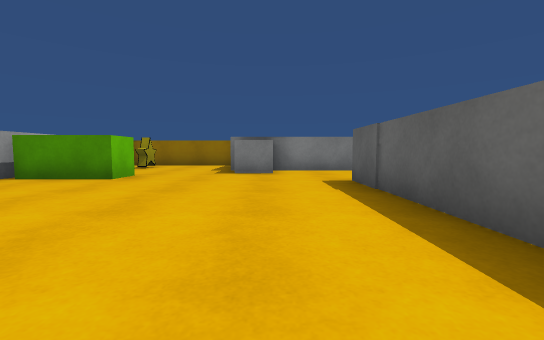
view 1 (above)

16 first-person views from a walk through a 3-D level made in the Unity game engine. The camera is 0.58 m above the floor, tilts 4° down and sees 90° across. The floor is counted in squares, 1 m on a side. Each view is taken from the middle of a square. On the plan, view 1 faces up. The plan holds only what a view shows up to about 9 squares ahead; the rest is blank. The place goes on beyond the plan. The player character is not drawn. Surface patterns are stand-ins for the level's own textures.

view 2
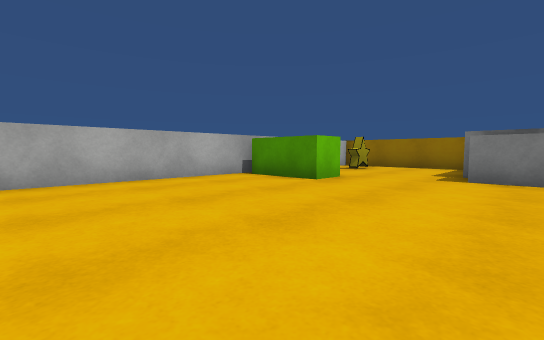

view 3
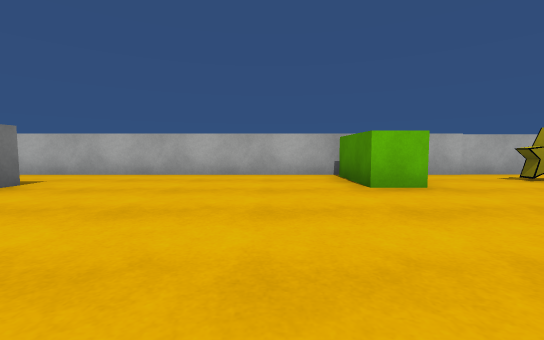

view 4
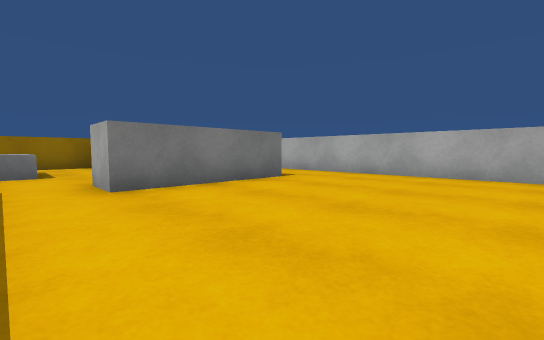

view 5
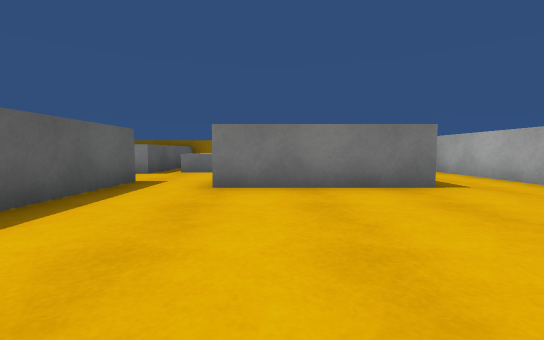

view 6
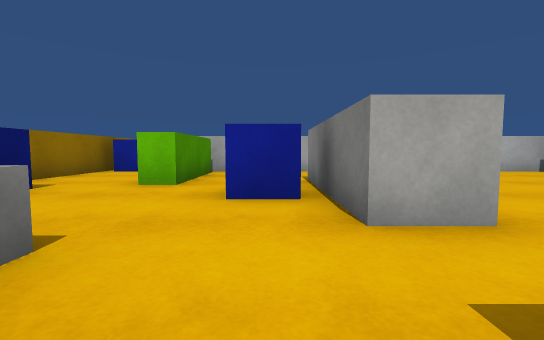

view 7
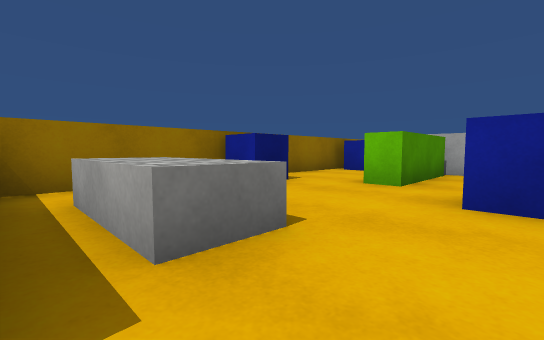

view 8
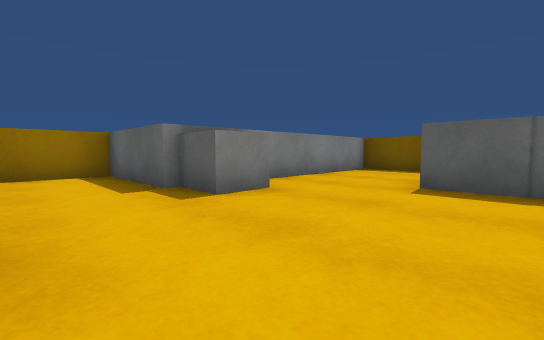

view 9
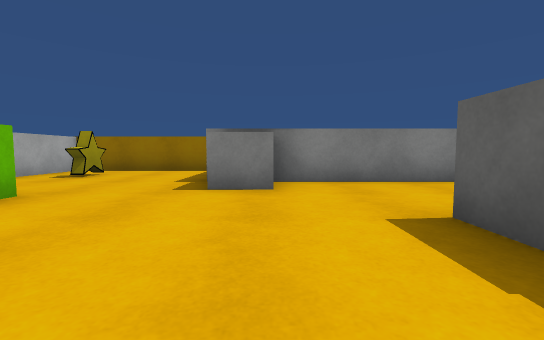

view 10
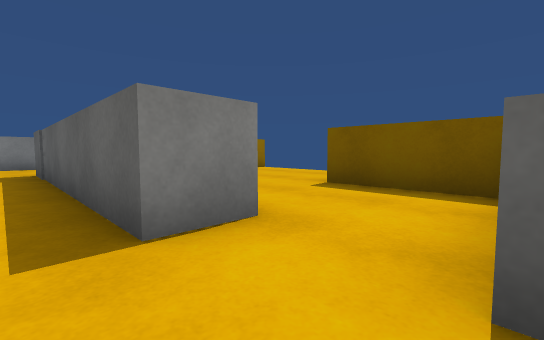

view 11
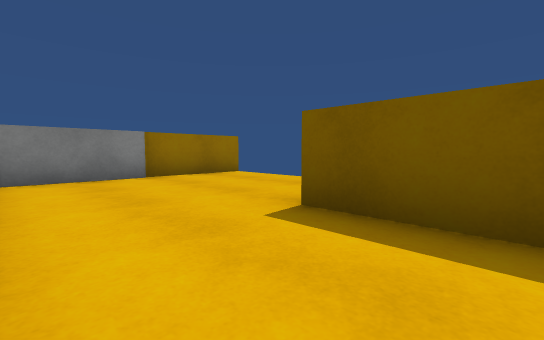

view 12
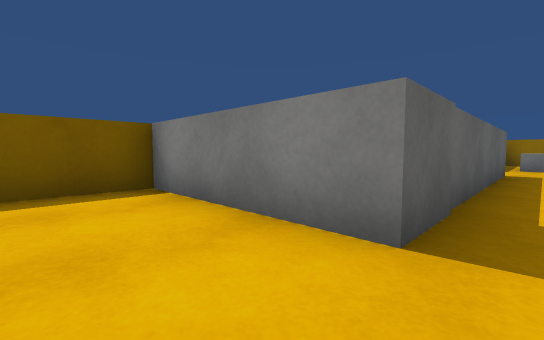

view 13
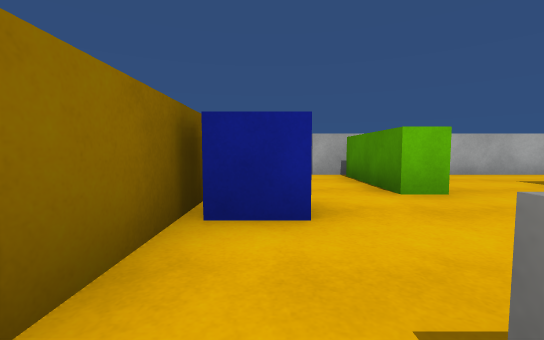

view 14
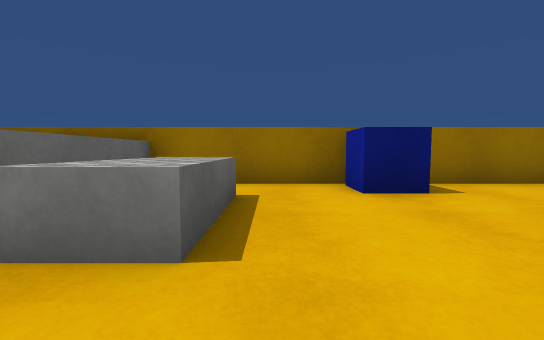

view 15
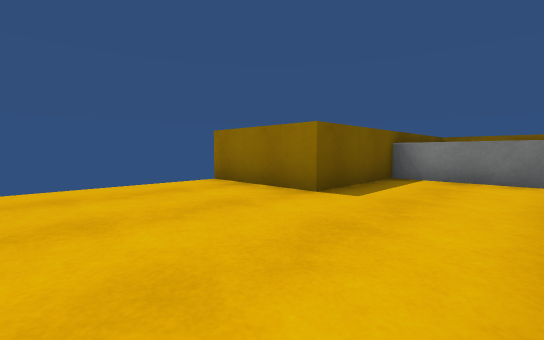

view 16
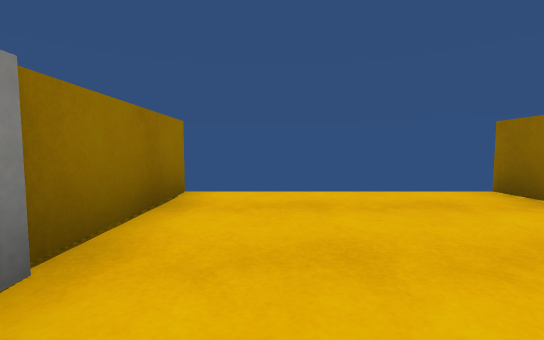

### Floor plan
Key: @ floor where view 1 was taken; # wall or solid block; . floor; ^ raised ledge; S star; C cube; B green block; L block; U blue cube.
Columns run from 6 left of view 1 to 8 right of it. Each row starts with its distance up from view 1.
 11 ######
 10 #....#
  9 #.S..#
  8 #....#C######
  7 #....CC.....#
  6 #BB.........#
  5 #.......#######
  4 #.......####..
  3 #.......#.....
  2 #.......#.....
  1 #.......#.....
  0 #.....@.#...###
 -1 #..###..#...#
 -2 #...UU......#
 -3 #.......^^^^
 -4 ####...L^  ^
 -5 #......L^  ^
 -6 U...UU..^
 -7 ##########

Where each view was taken, in squares from view 1:
view 1: 0 up, 0 right, facing up
view 2: 1 up, 0 right, facing up-left
view 3: 4 up, 1 right, facing left
view 4: 4 up, 1 right, facing down-left
view 5: 4 up, 1 left, facing down
view 6: 2 down, 2 right, facing left
view 7: 2 down, 2 right, facing down-left
view 8: 4 up, 3 left, facing up-right
view 9: 3 up, 0 right, facing up
view 10: 3 down, 1 right, facing up-right
view 11: 2 down, 3 right, facing up-right
view 12: 7 up, 1 right, facing down-right
view 13: 6 down, 1 right, facing left
view 14: 2 down, 0 right, facing down
view 15: 3 up, 3 right, facing down-right
view 16: 3 up, 4 right, facing right
